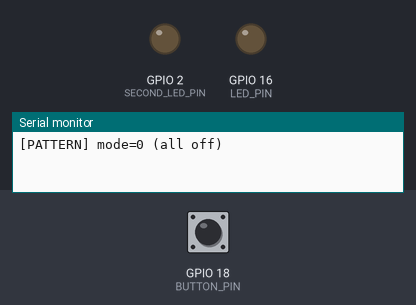
This sketch was run on a simulated ESP32. Shown: output pins drawn as LEDs (lit = HIGH), the last lines printed to the serial monitor. Dashed ring = blinking. The test bench sets the inputs (shaded band); at power-on: GPIO 18 (BUTTON_PIN) HIGH.

Above: at 1.2 s.
1.3 s: GPIO 18 (BUTTON_PIN) pulled LOW for 0.15 s
At 1.87 s:
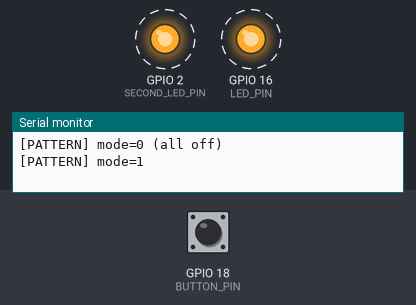
4.4 s: GPIO 18 (BUTTON_PIN) pulled LOW for 1 s
At 4.62 s:
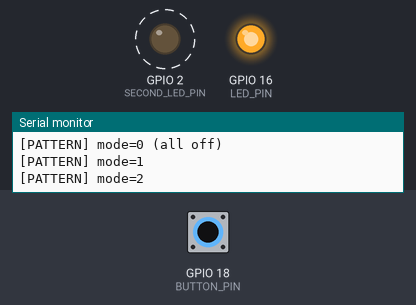
7.4 s: GPIO 18 (BUTTON_PIN) pulled LOW for 3.2 s
At 8.9 s:
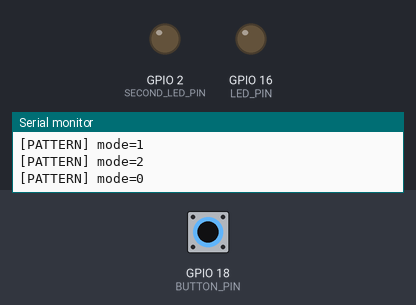
Timing chart, 0 to 10.4 s (numbered marks = the images above; inputs shaded):
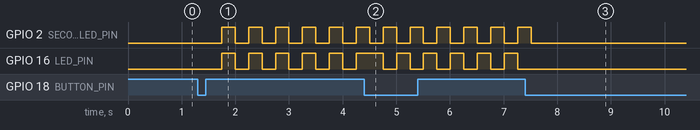

The sketch:

lab03_led_patterns_switch.ino
```cpp
/*
 * Lab 03.5 : Array, for และ switch
 * คำอธิบาย : กดปุ่มเลือกดับทั้งหมด/กระพริบพร้อมกัน/กระพริบสลับกัน
 * วงจร     : S3: LED+R220Ω ที่ GPIO2/5; WROOM: GPIO2/16; โมดูลปุ่ม VCC3V3/GND/OUT18
 * ไลบรารี  : ไม่ใช้ไลบรารีภายนอก
 * Board    : ESP32S3 Dev Module (หลัก) / ESP32 Dev Module (WROOM), core 3.x
 */
#include <Arduino.h>

#if defined(CONFIG_IDF_TARGET_ESP32S3)
constexpr uint8_t LED_PIN = 5;  // LED ภายนอกหลัก คงขานี้จาก Lab02
constexpr uint8_t SECOND_LED_PIN = 2;  // LED ภายนอกดวงที่สอง ไม่ใช่ onboard S3
constexpr uint8_t BUTTON_PIN = 18;
#elif defined(CONFIG_IDF_TARGET_ESP32)
constexpr uint8_t LED_PIN = 16;  // สำหรับ ESP32-WROOM-32 รุ่นเดิม
constexpr uint8_t SECOND_LED_PIN = 2;  // LED ภายนอก หรือ onboard ที่ยืนยัน active HIGH
constexpr uint8_t BUTTON_PIN = 18;
#else
#error "Select ESP32S3 Dev Module or ESP32 Dev Module"
#endif
constexpr uint8_t BUTTON_PRESSED_LEVEL = LOW;  // ถ้ากดแล้ว raw=HIGH ให้เปลี่ยนเป็น HIGH
constexpr uint8_t LED_PINS[] = {SECOND_LED_PIN, LED_PIN};
constexpr size_t LED_COUNT = sizeof(LED_PINS) / sizeof(LED_PINS[0]);
constexpr uint32_t DEBOUNCE_MS = 40;
constexpr uint32_t STEP_INTERVAL_MS = 250;
uint8_t mode = 0;
bool phaseOn = false;
bool lastRawLevel = HIGH;
bool stableLevel = HIGH;
uint32_t lastRawChangeMs = 0;
uint32_t previousStepMs = 0;

bool pressedEdge(uint32_t now) {
  const bool rawLevel = digitalRead(BUTTON_PIN);
  if (rawLevel != lastRawLevel) {
    lastRawChangeMs = now;
    lastRawLevel = rawLevel;
  }
  if (now - lastRawChangeMs < DEBOUNCE_MS || rawLevel == stableLevel) {
    return false;
  }
  stableLevel = rawLevel;
  return stableLevel == BUTTON_PRESSED_LEVEL;
}

void setup() {
  Serial.begin(115200);
  // index เริ่ม 0 และหยุดก่อน LED_COUNT จึงไม่ออกนอก array
  for (size_t i = 0; i < LED_COUNT; i++) {
    pinMode(LED_PINS[i], OUTPUT);
    digitalWrite(LED_PINS[i], LOW);
  }
  pinMode(BUTTON_PIN, INPUT);  // โมดูลมี R ในตัว ใช้ระดับ OUT ที่ไม่เกิน 3.3V
  // เริ่ม raw/stable จากขาจริง กดค้างขณะเปิดเครื่องไม่สร้างขอบกดปลอม
  lastRawLevel = digitalRead(BUTTON_PIN);
  stableLevel = lastRawLevel;
  lastRawChangeMs = millis();
  Serial.println("[PATTERN] mode=0 (all off)");
}

void loop() {
  const uint32_t now = millis();
  if (pressedEdge(now)) {
    mode = (mode + 1) % 3;
    Serial.printf("[PATTERN] mode=%u\n", static_cast<unsigned int>(mode));
  }
  if (now - previousStepMs < STEP_INTERVAL_MS) {
    return;
  }
  previousStepMs = now;
  phaseOn = !phaseOn;

  // เลือกเพียงหนึ่ง case; break ออกจาก switch ไม่ใช่ออกจาก loop()
  switch (mode) {
    case 0:
      for (size_t i = 0; i < LED_COUNT; i++) {
        digitalWrite(LED_PINS[i], LOW);
      }
      break;
    case 1:
      for (size_t i = 0; i < LED_COUNT; i++) {
        digitalWrite(LED_PINS[i], phaseOn ? HIGH : LOW);
      }
      break;
    case 2:
      digitalWrite(LED_PINS[0], phaseOn ? HIGH : LOW);
      digitalWrite(LED_PINS[1], phaseOn ? LOW : HIGH);
      break;
  }
}
```

Measured:
- after the input at 1.3 s, GPIO 2 (SECOND_LED_PIN), GPIO 16 (LED_PIN): alternates HIGH for 0.25 s and LOW for 0.25 s, starting after 0.45 s
- after the input at 7.4 s, GPIO 2 (SECOND_LED_PIN): goes on until 7.5 s, then stays LOW; GPIO 16 (LED_PIN): stops changing and stays LOW
